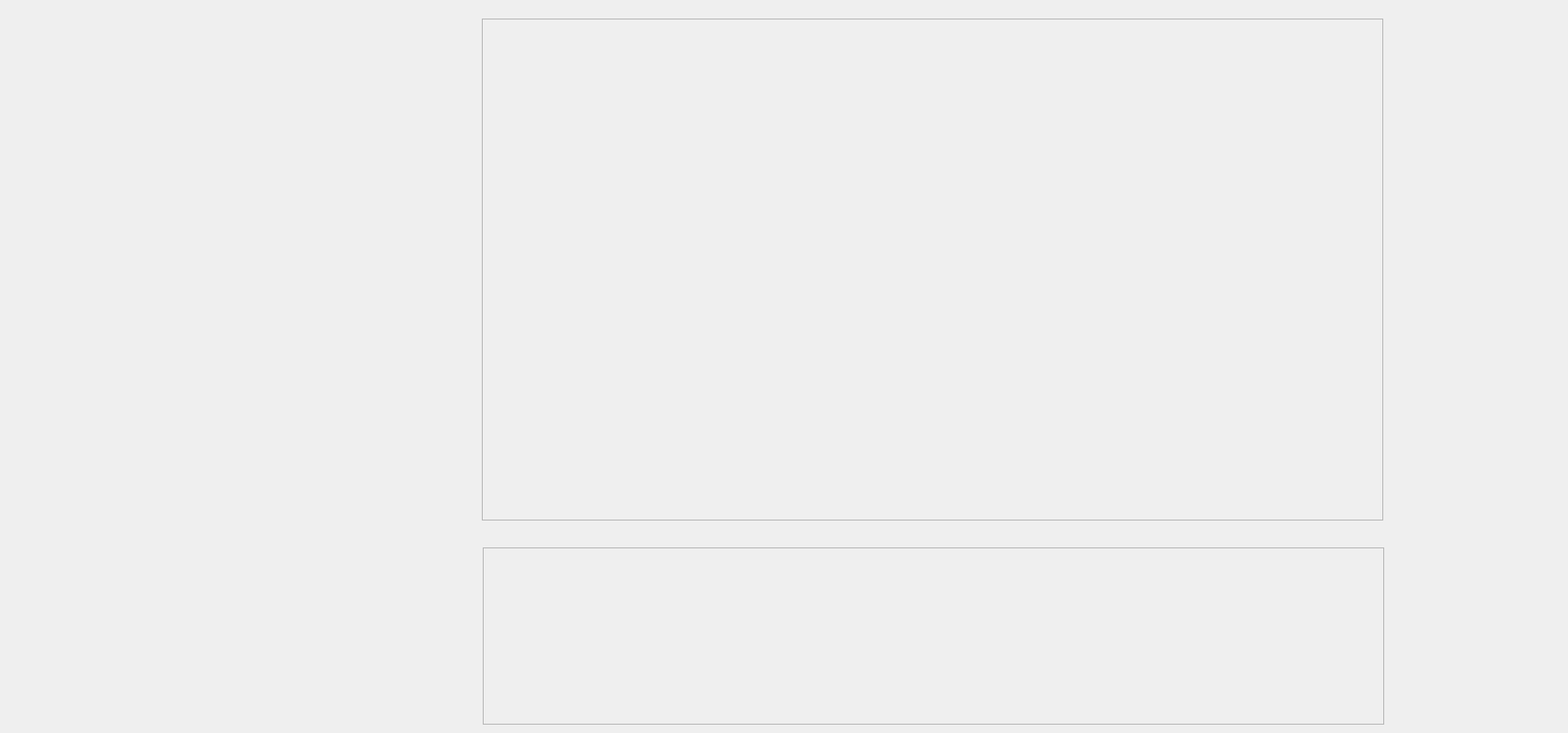
    <widget class="LessonsPage" name="localGamePlayScreen">
     <widget class="QFrame" name="pianoLocalPlaceholder">
      <property name="geometry">
       <rect>
        <x>520</x>
        <y>590</y>
        <width>971</width>
        <height>191</height>
       </rect>
      </property>
      <property name="frameShape">
       <enum>QFrame::Shape::StyledPanel</enum>
      </property>
      <property name="frameShadow">
       <enum>QFrame::Shadow::Raised</enum>
      </property>
     </widget>
     <widget class="QPushButton" name="returnToLocalGamePlayScreen">
      <property name="geometry">
       <rect>
        <x>1500</x>
        <y>600</y>
        <width>180</width>
        <height>180</height>
       </rect>
      </property>
      <property name="styleSheet">
       <string notr="true">/* Default Button Image */
QPushButton {
    border-image: url(:/resources/ReturnButton.png) 240 240 240 240 stretch stretch;
    border: none; /* Remove border */
    padding: 0px;
	background: transparent;
}

/* Hover Effect: Show Darker Image */
QPushButton:hover {
    border-image: url(:/resources/ReturnDarkButton.png) 240 240 240 240 stretch stretch;
	background: transparent;
}

/* Click Effect: Expand Image */
QPushButton:pressed {
    border-image: url(:/resources/ReturnDarkButton.png) 240 240 240 240 stretch stretch;
    padding: -5px; /* Reduces padding to create a zoom-in effect */
    border-width: 2px; 
	background: transparent;
}</string>
      </property>
      <property name="text">
       <string/>
      </property>
     </widget>
     <widget class="QFrame" name="gamePlayPlaceHolder">
      <property name="geometry">
       <rect>
        <x>519</x>
        <y>20</y>
        <width>971</width>
        <height>541</height>
       </rect>
      </property>
      <property name="styleSheet">
       <string notr="true">#gamePlayPlaceHolder{
	border-image: url(:/lessons/lessonsImages/localGameBackground.png);
}</string>
      </property>
      <property name="frameShape">
       <enum>QFrame::Shape::StyledPanel</enum>
      </property>
      <property name="frameShadow">
       <enum>QFrame::Shadow::Raised</enum>
      </property>
      <widget class="QLabel" name="titleLabelLocal">
       <property name="geometry">
        <rect>
         <x>210</x>
         <y>180</y>
         <width>711</width>
         <height>91</height>
        </rect>
       </property>
       <property name="text">
        <string/>
       </property>
      </widget>
      <widget class="QLabel" name="descriptionLabelLocal">
       <property name="geometry">
        <rect>
         <x>200</x>
         <y>310</y>
         <width>721</width>
         <height>101</height>
        </rect>
       </property>
       <property name="text">
        <string/>
       </property>
      </widget>
      <widget class="QLabel" name="player1ScoreLabelLocal">
       <property name="geometry">
        <rect>
         <x>170</x>
         <y>66</y>
         <width>121</width>
         <height>51</height>
        </rect>
       </property>
       <property name="text">
        <string/>
       </property>
      </widget>
      <widget class="QLabel" name="player2ScoreLabelLocal">
       <property name="geometry">
        <rect>
         <x>842</x>
         <y>63</y>
         <width>121</width>
         <height>51</height>
        </rect>
       </property>
       <property name="text">
        <string/>
       </property>
      </widget>
      <widget class="QLabel" name="currentPlayerLabelLocal">
       <property name="geometry">
        <rect>
         <x>360</x>
         <y>60</y>
         <width>201</width>
         <height>61</height>
        </rect>
       </property>
       <property name="text">
        <string/>
       </property>
      </widget>
     </widget>
    </widget>
